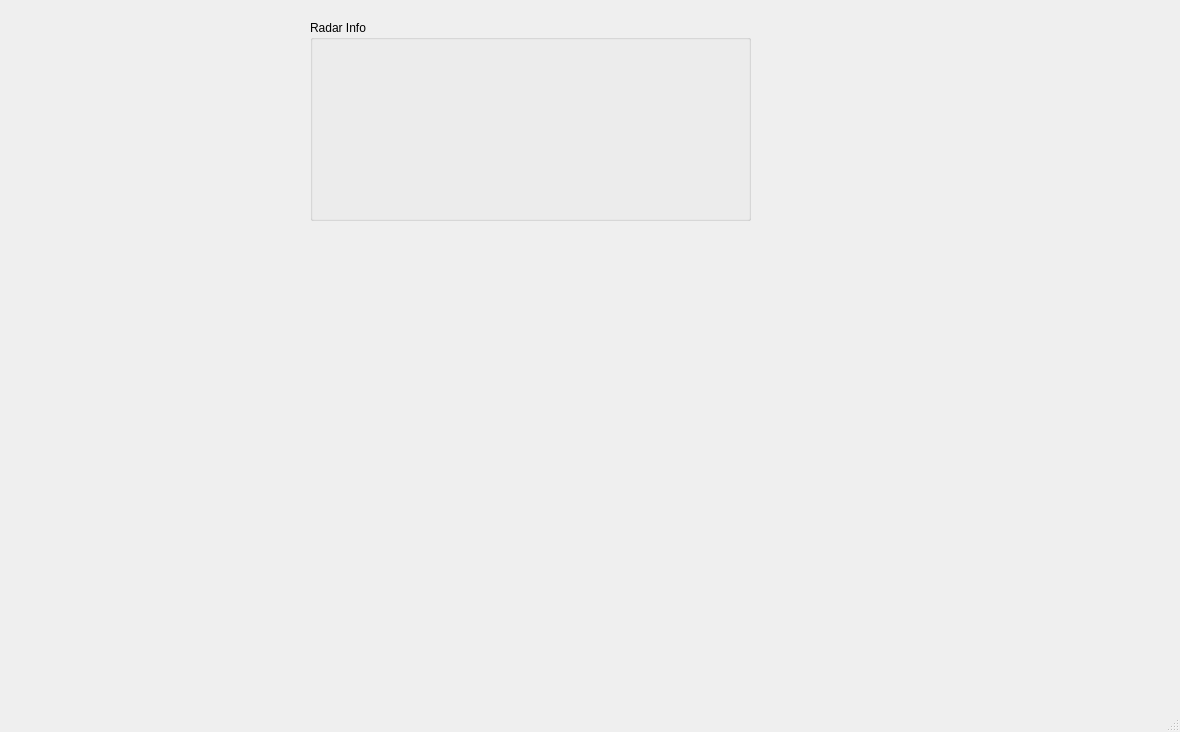
<?xml version="1.0" encoding="UTF-8"?>
<ui version="4.0">
 <class>Marine_radar</class>
 <widget class="QMainWindow" name="Marine_radar">
  <property name="geometry">
   <rect>
    <x>0</x>
    <y>0</y>
    <width>1180</width>
    <height>732</height>
   </rect>
  </property>
  <property name="windowTitle">
   <string>Marine_radar</string>
  </property>
  <widget class="QWidget" name="centralwidget">
   <widget class="QGroupBox" name="groupBox">
    <property name="geometry">
     <rect>
      <x>310</x>
      <y>20</y>
      <width>441</width>
      <height>201</height>
     </rect>
    </property>
    <property name="title">
     <string>Radar Info</string>
    </property>
   </widget>
  </widget>
  <widget class="QMenuBar" name="menubar">
   <property name="geometry">
    <rect>
     <x>0</x>
     <y>0</y>
     <width>1180</width>
     <height>22</height>
    </rect>
   </property>
  </widget>
  <widget class="QStatusBar" name="statusbar"/>
 </widget>
 <resources/>
 <connections/>
</ui>
